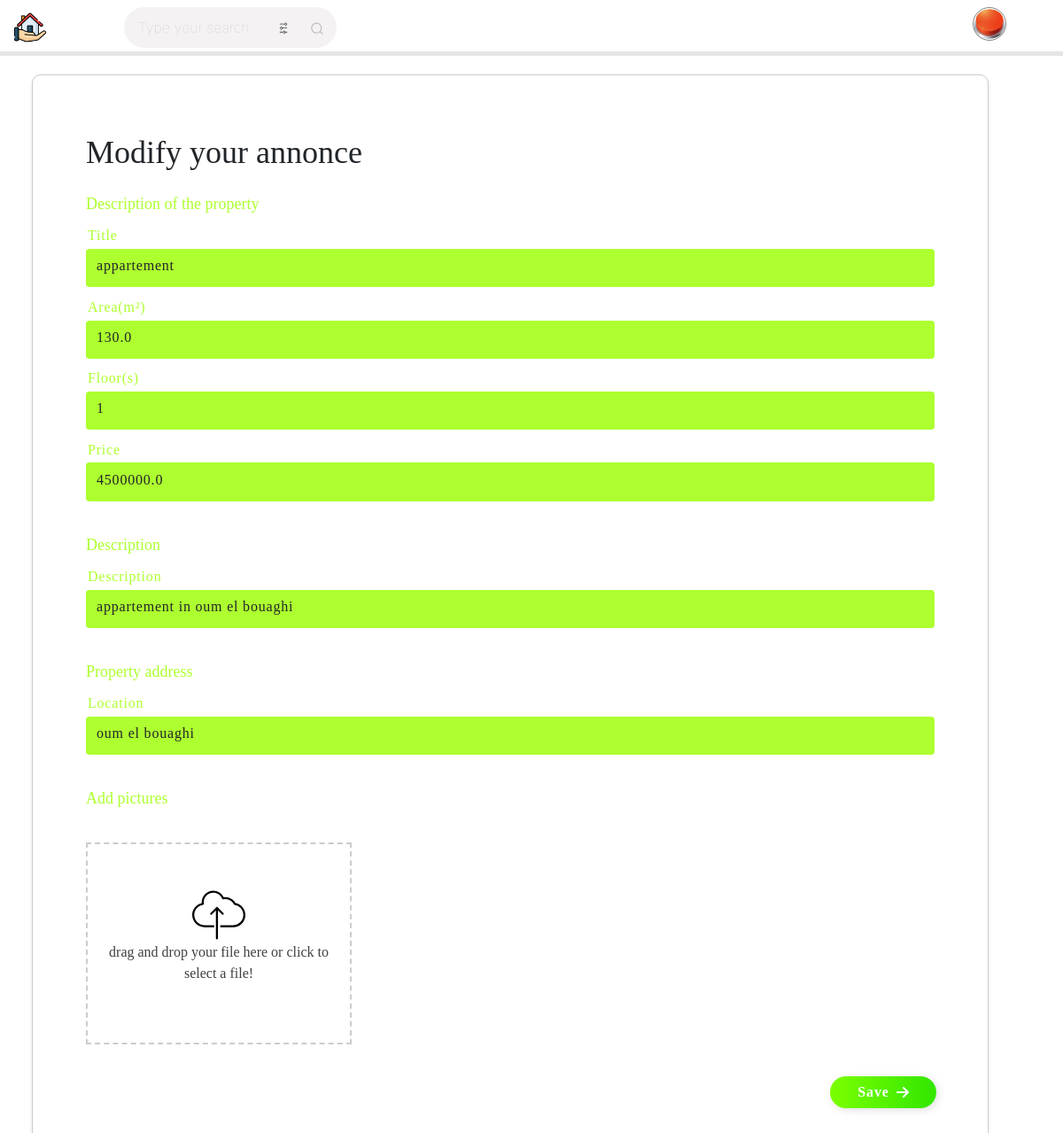
The app's page /real_estate/home/annonce/modify/10 (signed in) with its own data.
### main/models.py (models this page shows, shortened)
class custom_user(AbstractUser):
    phone_num = models.CharField(max_length=15)
    profile_pic = models.ImageField(upload_to='profile_pics/')

class post(models.Model):
    user_id = models.ForeignKey("custom_user",on_delete=models.CASCADE)
    title = models.CharField(max_length=256)
    space = models.FloatField()
    floor_num = models.IntegerField()
    description = models.CharField(max_length=1024)
    price = models.FloatField()
    location = models.CharField(max_length=256)

### main/views.py (the view, shortened to what this page needs)
def update_post(request,post_id):
   Post = post.objects.prefetch_related('media_files_set').get(pk=post_id)
   if request.user == Post.user_id:
    return render(request,'post update.html',{'post':Post})
   else:
      raise PermissionDenied()

### main/templates/post update.html (shortened to what this page needs)
{%load static%}
<!DOCTYPE html>
<html lang="en">
<head>
    <link rel="stylesheet" href="https://cdn.jsdelivr.net/npm/bootstrap@4.4.1/dist/css/bootstrap.min.css">
    <link rel="stylesheet" href="{% static 'css/add post.css' %}">
    <link rel="stylesheet" href="{% static 'css/home.css' %}">
</head>
<body>
  <div class="navbar">
    <a href="{%url 'home'%}"><img src="{% static 'public/external/brand.png' %}" ></a>
    <div class="action-bar">
      <div class="search">
        <input type="text" class="search__input" placeholder="Type your search" name="search">
        <div class="search-tools">
        <button type="button"><img src="{% static 'public/external/filter.png' %}"></button>
        <button class="search__button" type="submit">
        </button>
      </div>
      </div>
    <div class="account-container">
       <div class="">
      <div class="dropdown">
        <button class="account" type ="button" data-bs-toggle="dropdown" aria-expanded="false"> <img src={% if user.profile_pic %}{%if user.profile_pic.url %}{{user.profile_pic.url}}{%else%}{% static 'public/external/no-user.png' %}{%endif%}{%endif%} alt=""></button>
      </div>
    </div>
    </div>
  </div>
  </div>
 <form action="{% url 'update post' post.id %}" method="post" enctype="multipart/form-data">
  <div class="txt">Modify your annonce</div>
  <div class="part1">
  <div class="txtt">Description of the property</div>
<div class="inputbox">
      <input required="required" type="text"  name="title" value="{{post.title}}">
      <span>Title</span>
      <i></i>
    </div>
 <div class="inputbox">
    <input required="required" type="number" min="0" name="area" value="{{post.space}}">
    <span>Area(m²)</span>
    <i></i>
</div>
<div class="inputbox">
    <input required="required" type="number" min="0" name="floor" value="{{post.floor_num}}">
    <span>Floor(s)</span>
    <i></i>
</div>
<div class="inputbox">
  <input required="required" type="number" min="0" name="price" value="{{post.price}}">
  <span>Price</span>
  <i></i>
</div>
</div>
<div class="part2">
<div class="txtt">Description</div>
<div class="inputbox">
  <input required="required" type="textarea"  name="description" value="{{post.description}}">
  <span>Description</span>
  <i></i>
</div>
</div>
<div class="part3">
  <div class="txtt">Property address</div>
  <div class="inputbox">
      <input required="required" type="text"  name="location" value="{{post.location}}">
    <span>Location</span>
    <i></i>
  </div>
  </div>
<div class="part5">
  <div class="txtt">Add pictures</div>
<div>
  <label for="file" class="labelFile"
  ><span
    ></span>
  <p>drag and drop your file here or click to select a file!</p></label>
</div>
</div>
<div>
  <button class="submitBtn" type="submit">
    Save
    <svg fill="white" viewBox="0 0 448 512" height="1em" class="arrow"><path d="M438.6 278.6c12.5-12.5 12.5-32.8 0-45.3l-160-160c-12.5-12.5-32.8-12.5-45.3 0s-12.5 32.8 0 45.3L338.8 224 32 224c-17.7 0-32 14.3-32 32s14.3 32 32 32l306.7 0L233.4 393.4c-12.5 12.5-12.5 32.8 0 45.3s32.8 12.5 45.3 0l160-160z"></path></svg>
  </button>
 </div>
 </form>
</body>

### main/static/css/add post.css (style rules this page uses)
.txt { text-align:left; font-size: 3vw; }
.txtt { text-align:left; font-size: 1.5vw; color: greenyellow; margin-top: 1.5vw; }
.part1 , .part2 , .part3 , .part4 , .part5 { margin-top: 0.5vw; margin-bottom: 3vw; }
form { font-family: Georgia, 'Times New Roman', Times, serif; padding:5%; background-color: rgb(255, 255, 255); margin-top: 2vw; margin-left: 3vw; width: 90%; height: 104vw; box-shadow: 0 2px 4px rgba(0, 0, 0, 0.1); border: 1px solid #ccc; border-radius: 10px; transition: box-shadow 0.3s ease; }
.inputbox { position: relative; width:100%; margin-top: 1.7vw; }
.inputbox input { position: relative; width: 100%; padding: 2vw 1vw 1vw; background: transparent; outline: none; box-shadow: none; border: none; color: #23242a; font-size: 1em; letter-spacing: 0.05em; transition: 0.5s; z-index: 10; }
.inputbox span { position: absolute; left: 0; padding: 2vw 1vw 1vw; font-size: 1em; color: #8f8f8f; letter-spacing: 00.05em; transition: 0.5s; pointer-events: none; }
.inputbox input:valid ~span, .inputbox input:focus ~span { color: greenyellow; transform: translateX(-10px) translateY(-34px); font-size: 0,75em; }
.inputbox i { position: absolute; left: 0; bottom: 0; width: 100%; height: 0.2vw; background: greenyellow; border-radius: 4px; transition: 0.5s; pointer-events: none; z-index: 9; }
.inputbox input:valid ~i, .inputbox input:focus ~i { height: 3.6vw; }
.submitBtn { width: 10vw; height: 3vw; border-radius: 30px; border: none; box-shadow: 2px 2px 10px rgba(0, 0, 0, 0.13); display: flex; align-items: center; justify-content: center; gap: 8px; font-weight: 600; cursor: pointer; color: white; background: linear-gradient(to left,rgb(50, 230, 0),rgb(123, 255, 0)); letter-spacing: 0.07vw; margin-left: 70vw; }
.labelFile { margin-top: 3vw; display: flex; flex-direction: column; justify-content: center; width: 25vw; height: 19vw; border: 2px dashed #ccc; align-items: center; text-align: center; padding: 0.5vw; color: #404040; cursor: pointer; }
.navbar img { max-width: 3vw; }
.action-bar { width: 90vw; display: flex; justify-content: space-between; flex-direction: row; }
.search { display: flex; align-items: center; justify-content: space-between; text-align: center; margin-left: 3vw; }
.search__input { font-family: inherit; font-size: inherit; background-color: #f4f2f2; border: none; color: #646464; padding: 0.7rem 1rem; border-radius: 30px; width: 20vw; transition: all ease-in-out .5s; margin-right: -2rem; }
.search__button { border: none; background-color: #f4f2f2; }
.search__icon { height: 1.3em; width: 1em; fill: #b4b4b4; }
.account-container { max-width: 15vw; display: flex; justify-content: flex-start; }
.account { border-radius: 50%; border: 0.5px solid rgba(0, 0, 0, 0.479); margin-right: 4vw; padding: 0; background: none; }
.account img { display: block; }

### main/static/css/home.css (style rules this page uses)
.navbar { width: 100vw; height: 5vw; background-color:#ffffff; display: flex; flex-direction: row; justify-content: space-between; border-bottom: 2px solid rgba(0, 0, 0, 0.105); box-shadow: 0px 3px 0px rgba(0, 0, 0, 0.1); z-index: 999; }
.navbar img { max-width: 3vw; }
.action-bar { width: 90vw; display: flex; justify-content: space-between; flex-direction: row; }
.search { display: flex; align-items: center; justify-content: space-between; text-align: center; margin-left: 3vw; }
.search__input { font-family: inherit; font-size: inherit; background-color: #f4f2f2; border: none; color: #646464; padding: 0.7rem 1rem; border-radius: 30px; width: 20vw; transition: all ease-in-out .5s; margin-right: -6vw; }
.search-tools button { border: none; background-color: #f4f2f2; }
.search__icon { height: 1.3em; width: 1em; fill: #b4b4b4; }
.search-tools { display: flex; width: 2vw; margin-right: 1vw; }
.search-tools button { margin-right: 1vw; }
.search-tools img { height: 1.3em; width: 1vw; fill: #b4b4b4; }
.account-container { max-width: 15vw; display: flex; justify-content: flex-start; }
.account { border-radius: 50%; border: 0.5px solid rgba(0, 0, 0, 0.479); margin-right: 4vw; padding: 0; background: none; }
.account img { display: block; border-radius: 50%; }

### records on screen
custom_user: profile_pic (picture)
post: title "appartement", area "130.0", floor "1", price "4500000.0", description "appartement in oum el bouaghi", location "oum el bouaghi"
